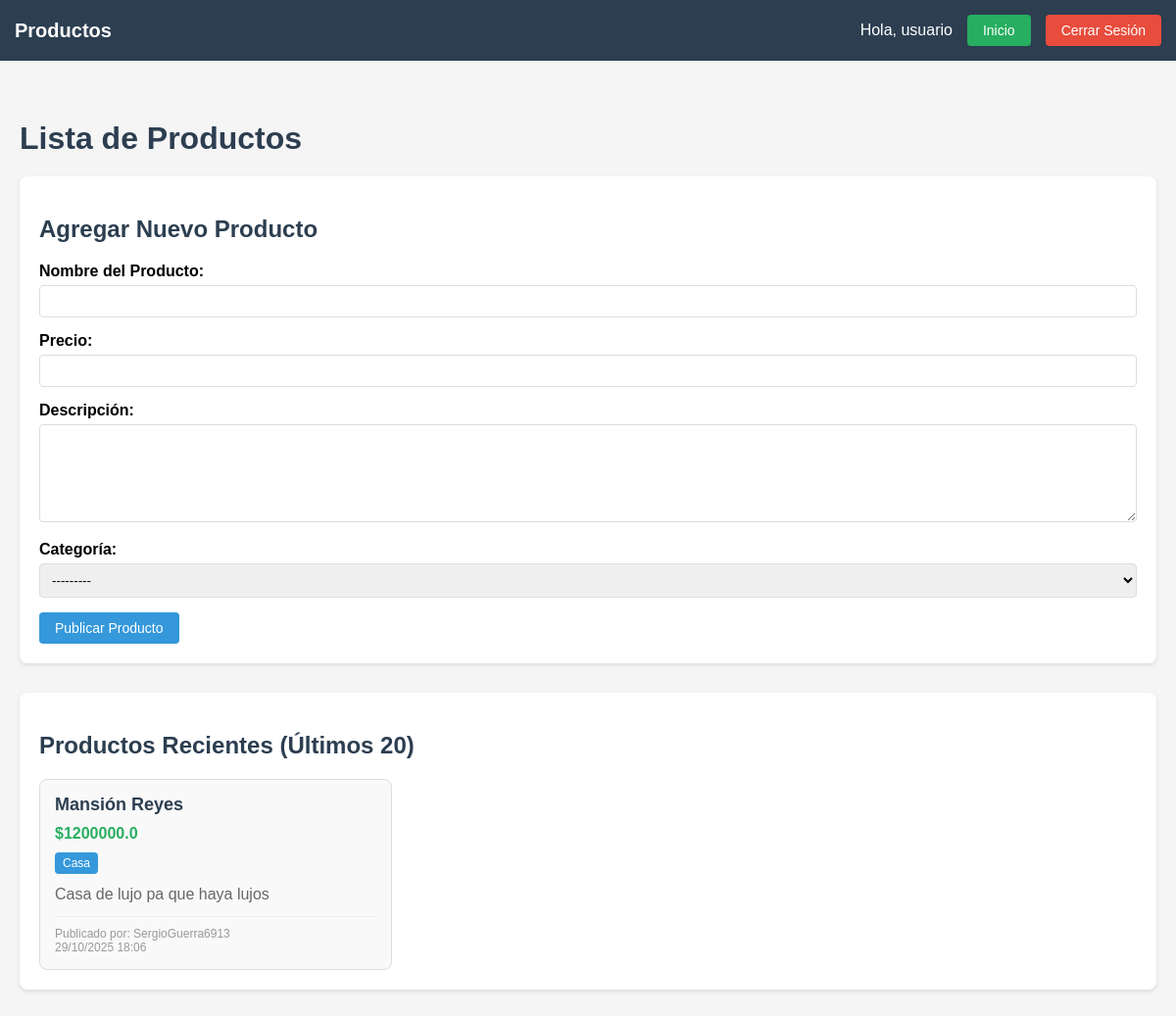
The app's page /productos/lista/ (signed in), older data.
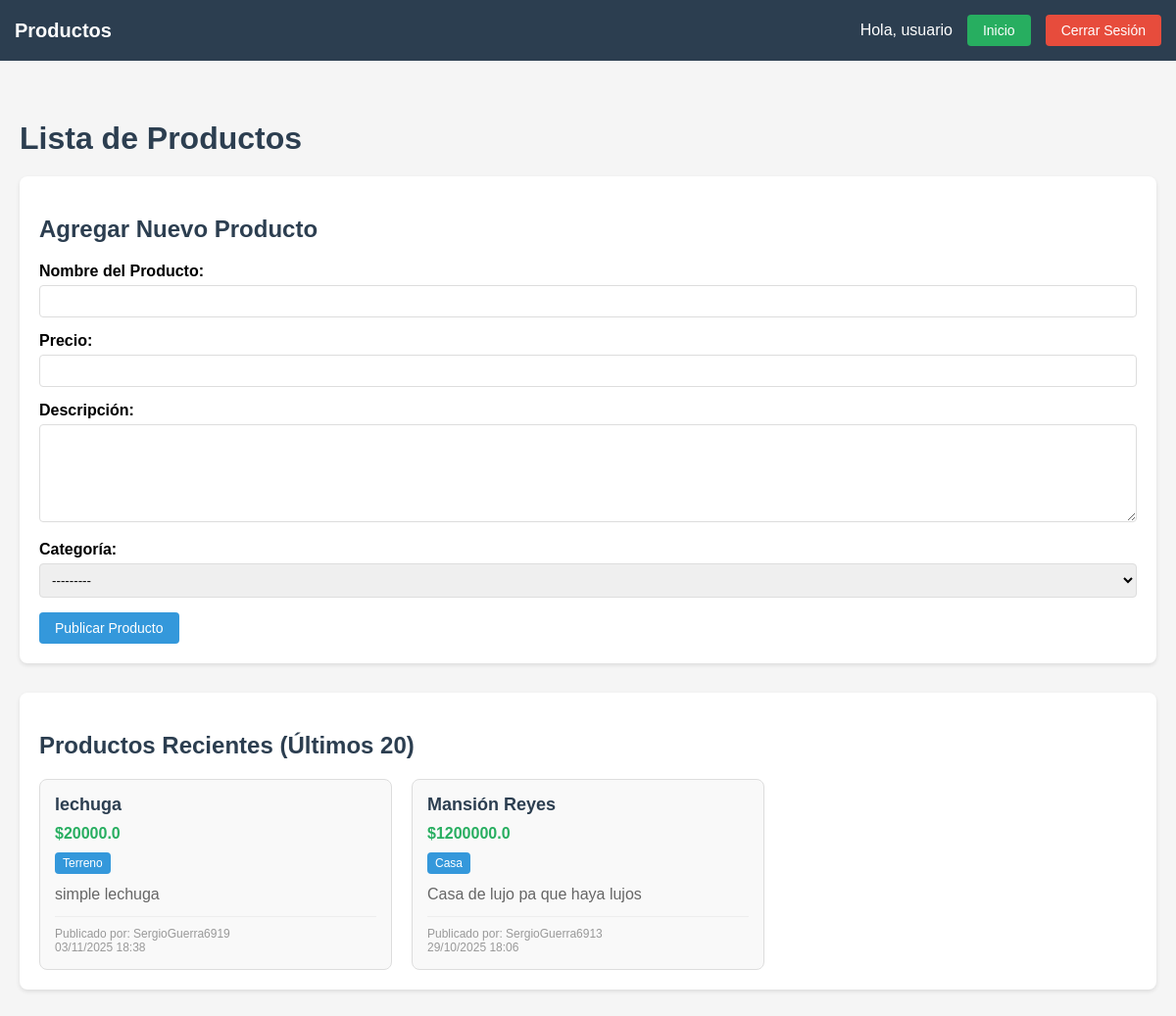
The same page, newer data.
### productos/models.py (models this page shows, shortened)
class Producto(models.Model):
    CASAS = [
        ('CAS', 'Casa'),
        ('APA', 'Apartamento'),
        ('TER', 'Terreno'),
    ]
    nombre = models.CharField(max_length=100)
    precio = models.FloatField()
    descripcion = models.TextField()
    categoria = models.CharField(max_length=3, choices=CASAS)
    usuario = models.ForeignKey(User, on_delete=models.CASCADE)
    fecha_publicacion = models.DateTimeField(auto_now_add=True)

### productos/views.py (the view)
# urls.py: path('lista/', views.lista_productos_view, name='lista'),
@login_required(login_url="/users/login/")
def lista_productos_view(request):
    lista_productos = Producto.objects.all().order_by('-fecha_publicacion')[:20]
    if request.method == 'POST':
        form = SubirProducto(request.POST)
        if form.is_valid():
            nuevo_producto = form.save(commit=False)
            nuevo_producto.usuario = request.user
            nuevo_producto.save()
            return redirect('productos:lista')
    else:
        form = SubirProducto()
    return render(request, "productos/lista.html", {
        "lista_productos": lista_productos,
        "form": form
    })

### productos/forms.py
class SubirProducto(forms.ModelForm):
    class Meta:
        model = Producto
        fields = ['nombre', 'precio', 'descripcion', 'categoria']

### productos/templates/productos/lista.html (shortened to what this page needs)
<!DOCTYPE html>
<html lang="es">
  <head>
  </head>
  <body>
    <nav class="navbar">
      <div class="nav-content">
        <a
          href="{% url 'users:home' %}"
          class="logo"
          style="color: white; text-decoration: none"
          >Productos</a
        >
        <div class="user-section">
          <span>Hola, {{ user.username }}</span>
          <a href="{% url 'users:home' %}" class="btn btn-home">Inicio</a>
          <form
            action="{% url 'users:logout' %}"
            method="post"
            style="display: inline"
          >
            <button type="submit" class="btn btn-logout">Cerrar Sesión</button>
          </form>
        </div>
      </div>
    </nav>
    <div class="container">
      <h1>Lista de Productos</h1>
      <div class="form-container">
        <h2>Agregar Nuevo Producto</h2>
        <form method="post">
          <div class="form-group">
            <label for="id_nombre">Nombre del Producto:</label>
            {{ form.nombre }}
          </div>
          <div class="form-group">
            <label for="id_precio">Precio:</label>
            {{ form.precio }}
          </div>
          <div class="form-group">
            <label for="id_descripcion">Descripción:</label>
            {{ form.descripcion }}
          </div>
          <div class="form-group">
            <label for="id_categoria">Categoría:</label>
            {{ form.categoria }}
          </div>
          <button type="submit" class="btn btn-primary">
            Publicar Producto
          </button>
        </form>
      </div>
      <div class="products-container">
        <h2>Productos Recientes (Últimos 20)</h2>
        {% if lista_productos %}
        <div class="products-grid">
          {% for producto in lista_productos %}
          <div class="product-card">
            <div class="product-name">{{ producto.nombre }}</div>
            <div class="product-price">${{ producto.precio }}</div>
            <div class="product-category">
              {{ producto.get_categoria_display }}
            </div>
            <div class="product-description">{{ producto.descripcion }}</div>
            <div class="product-meta">
              Publicado por: {{ producto.usuario.username }}<br />
              {{ producto.fecha_publicacion|date:"d/m/Y H:i" }}
            </div>
          </div>
          {% endfor %}
        </div>
        {% else %}
        <div class="no-products">
          <p>No hay productos disponibles.</p>
          <p>¡Se el primero en publicar un producto!</p>
        </div>
        {% endif %}
      </div>
    </div>
  </body>
</html>

Row changes from the older to the newer data that the page shows:
added Producto: nombre "lechuga", precio "20000.0", categoria "Terreno", descripcion "simple lechuga", usuario.username "SergioGuerra6919", fecha_publicacion "03/11/2025 18:38"
